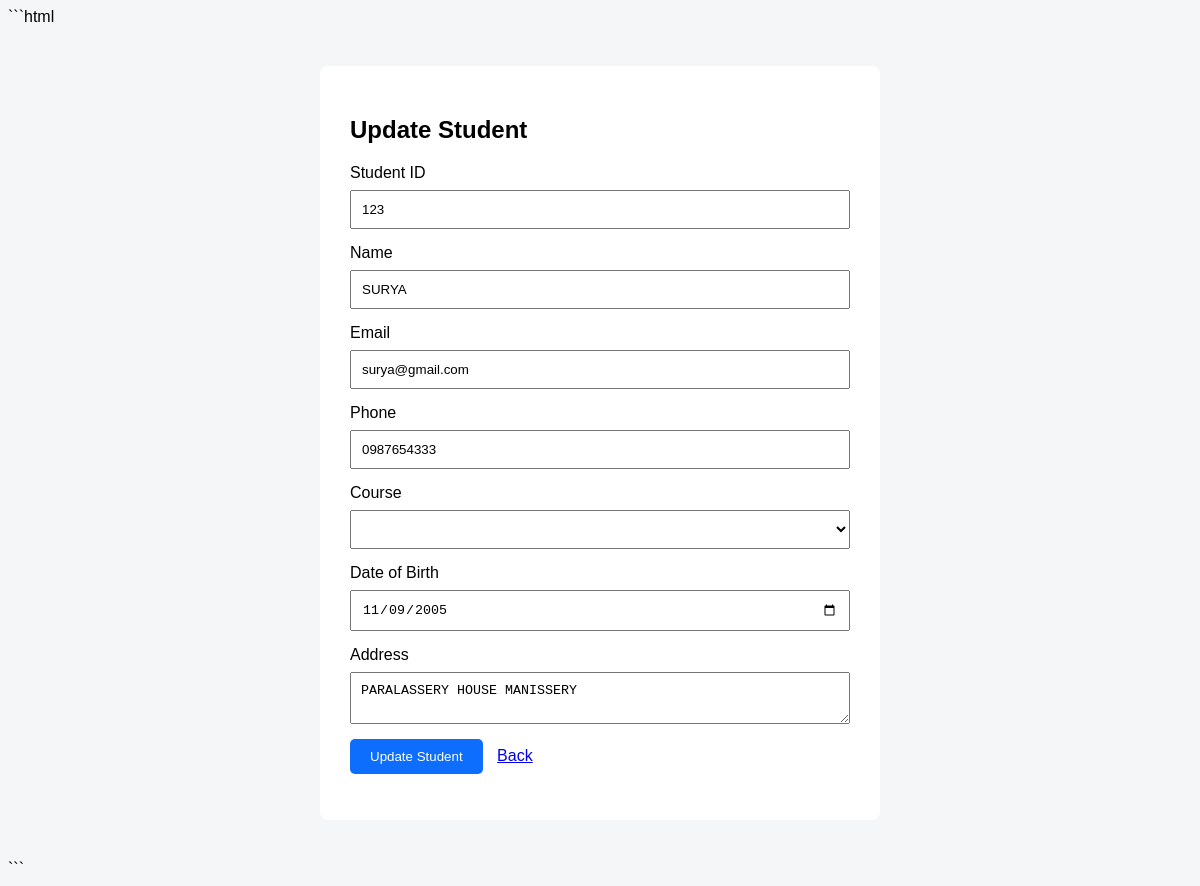
Page /student/update/1/ on the earlier database version.
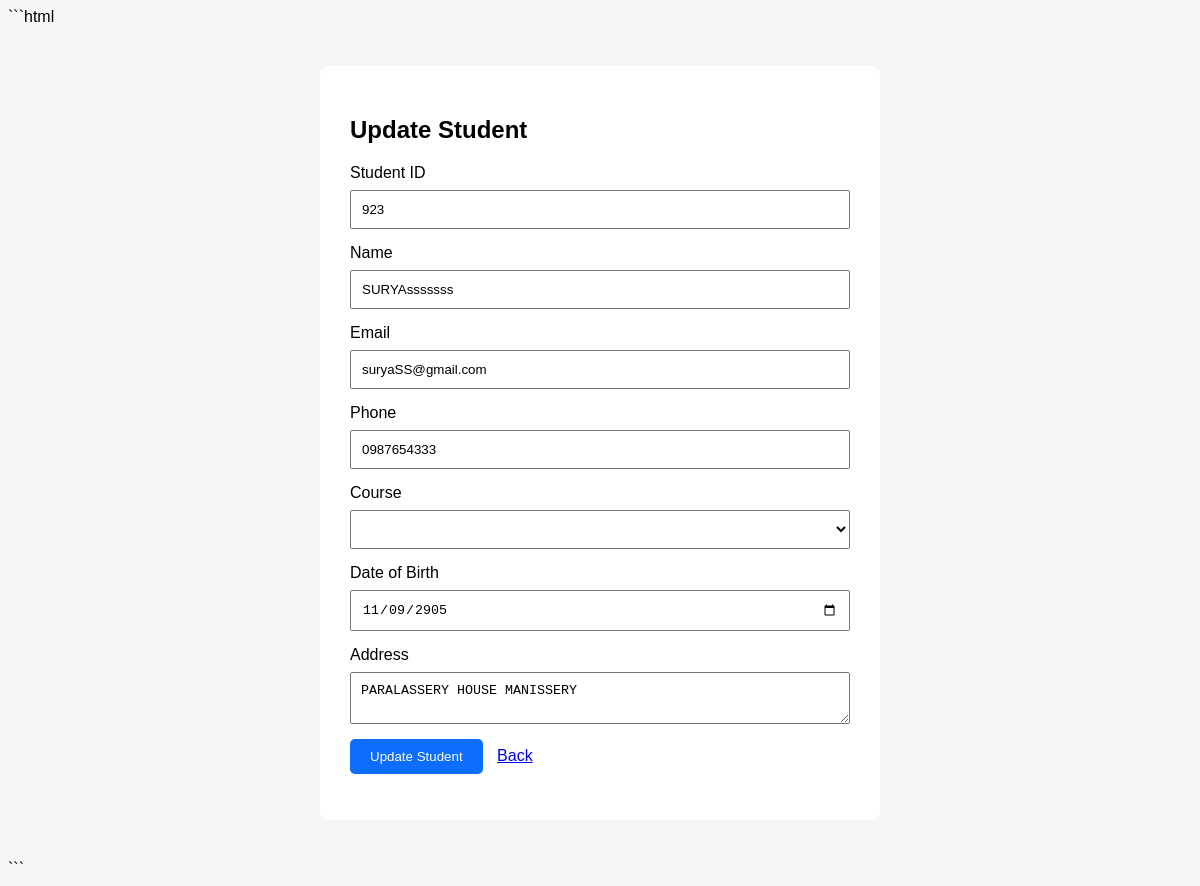
Same page on the later database version.
### students/models.py (models this page shows, shortened)
class Student(models.Model):
    student_id = models.CharField(max_length=20, unique=True)
    name = models.CharField(max_length=100)
    email = models.EmailField(unique=True)
    phone = models.CharField(max_length=15)
    course = models.ForeignKey(
        Course,
        on_delete=models.SET_NULL,
        null=True,
        blank=True,
        related_name="students"
    )
    date_of_birth = models.DateField()
    address = models.TextField()

### students/views.py (the view, shortened to what this page needs)
def update_student(request, id):
    student = get_object_or_404(Student, id=id)
    courses = Course.objects.all()
    return render(
        request,
        "students/update_student.html",
        {
            "student": student,
            "courses": courses,
        }
    )

### students/templates/students/update_student.html (shortened to what this page needs)
<!DOCTYPE html>
<html>
<head>
</head>
<body>
<div class="form-box">
    <h2>Update Student</h2>
    <form method="POST">
        <label>Student ID</label>
        <input type="text"
               name="student_id"
               value="{{ student.student_id }}"
               required>
        <label>Name</label>
        <input type="text"
               name="name"
               value="{{ student.name }}"
               required>
        <label>Email</label>
        <input type="email"
               name="email"
               value="{{ student.email }}"
               required>
        <label>Phone</label>
        <input type="text"
               name="phone"
               value="{{ student.phone }}"
               required>
        <label>Course</label>
        <select name="course" required>
            {% for course in courses %}
                <option value="{{ course.id }}"
                    {% if student.course.id == course.id %}
                        selected
                    {% endif %}>
                </option>
            {% endfor %}
        </select>
        <label>Date of Birth</label>
        <input type="date"
               name="date_of_birth"
               value="{{ student.date_of_birth|date:'Y-m-d' }}"
               required>
        <label>Address</label>
        <textarea name="address" required>{{ student.address }}</textarea>
        <button type="submit">
            Update Student
        </button>
        <a class="back" href="{% url 'home' %}">
            Back
        </a>
    </form>
</div>
</body>
</html>

Differences in the rows shown:
changed Student "PARALASSERY HOUSE MANISSERY": student_id "123" → "923"; name "SURYA" → "SURYAsssssss"; email "surya@gmail.com" → "suryaSS@gmail.com"; date_of_birth "11/09/2005" → "11/09/2905"
